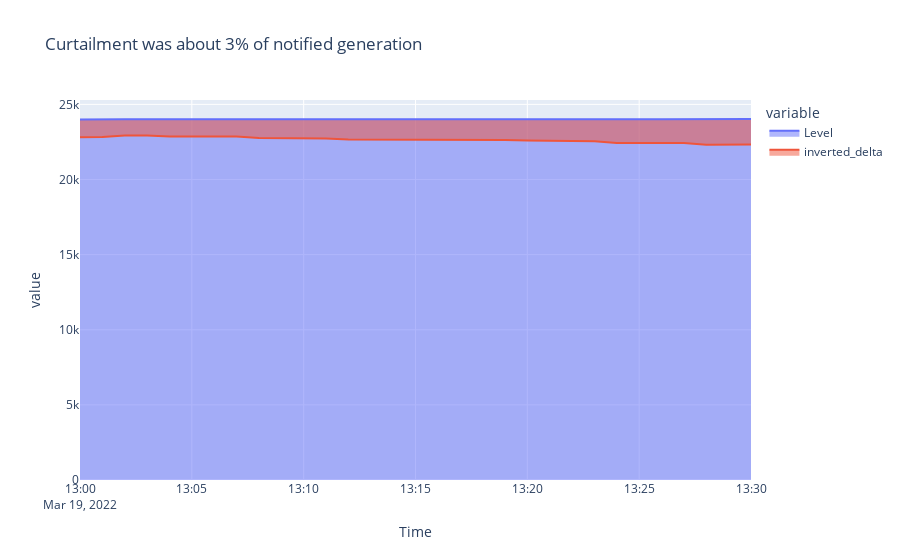

The code cell stored with this chart in its notebook:
### Code cell
px.area(
    df_generation_with_curtailment,
    y=["Level", "inverted_delta"],
    title="Curtailment was about 3% of notified generation",
)

### Figure 1 — Plotly figure (JSON) as saved in the notebook; plotly's stock layout.template omitted (floating-point values rounded to 4 significant figures)
{"data": [{"fillpattern": {"shape": ""}, "hovertemplate": "variable=Level<br>Time=%{x}<br>value=%{y}<extra></extra>", "legendgroup": "Level", "line": {"color": "#636efa"}, "marker": {"symbol": "circle"}, "mode": "lines", "name": "Level", "orientation": "v", "showlegend": true, "stackgroup": "1", "type": "scatter", "x": ["2022-03-19T13:00:00", "2022-03-19T13:01:00", "2022-03-19T13:02:00", "2022-03-19T13:03:00", "2022-03-19T13:04:00", "2022-03-19T13:05:00", "2022-03-19T13:06:00", "2022-03-19T13:07:00", "2022-03-19T13:08:00", "2022-03-19T13:09:00", "2022-03-19T13:10:00", "2022-03-19T13:11:00", "2022-03-19T13:12:00", "2022-03-19T13:13:00", "2022-03-19T13:14:00", "2022-03-19T13:15:00", "2022-03-19T13:16:00", "2022-03-19T13:17:00", "2022-03-19T13:18:00", "2022-03-19T13:19:00", "2022-03-19T13:20:00", "2022-03-19T13:21:00", "2022-03-19T13:22:00", "2022-03-19T13:23:00", "2022-03-19T13:24:00", "2022-03-19T13:25:00", "2022-03-19T13:26:00", "2022-03-19T13:27:00", "2022-03-19T13:28:00", "2022-03-19T13:29:00", "2022-03-19T13:30:00"], "xaxis": "x", "y": [23990, 24020.0, 24020.0, 24020.0, 24020.0, 24020.0, 24020.0, 24020.0, 24020.0, 24020.0, 24020.0, 24020.0, 24020.0, 24020.0, 24020.0, 24015, 24010.0, 24010.0, 24010.0, 24010.0, 24010.0, 24013, 24010.0, 24010.0, 24012, 24010.0, 24010.0, 24010.0, 24010.0, 24010.0, 24026], "yaxis": "y"}, {"fillpattern": {"shape": ""}, "hovertemplate": "variable=inverted_delta<br>Time=%{x}<br>value=%{y}<extra></extra>", "legendgroup": "inverted_delta", "line": {"color": "#EF553B"}, "marker": {"symbol": "circle"}, "mode": "lines", "name": "inverted_delta", "orientation": "v", "showlegend": true, "stackgroup": "1", "type": "scatter", "x": ["2022-03-19T13:00:00", "2022-03-19T13:01:00", "2022-03-19T13:02:00", "2022-03-19T13:03:00", "2022-03-19T13:04:00", "2022-03-19T13:05:00", "2022-03-19T13:06:00", "2022-03-19T13:07:00", "2022-03-19T13:08:00", "2022-03-19T13:09:00", "2022-03-19T13:10:00", "2022-03-19T13:11:00", "2022-03-19T13:12:00", "2022-03-19T13:13:00", "2022-03-19T13:14:00", "2022-03-19T13:15:00", "2022-03-19T13:16:00", "2022-03-19T13:17:00", "2022-03-19T13:18:00", "2022-03-19T13:19:00", "2022-03-19T13:20:00", "2022-03-19T13:21:00", "2022-03-19T13:22:00", "2022-03-19T13:23:00", "2022-03-19T13:24:00", "2022-03-19T13:25:00", "2022-03-19T13:26:00", "2022-03-19T13:27:00", "2022-03-19T13:28:00", "2022-03-19T13:29:00", "2022-03-19T13:30:00"], "xaxis": "x", "y": [-1186, -1186.0, -1086.0, -1087.0, -1151.0, -1152, -1153.0, -1153.0, -1253.0, -1253.0, -1254, -1288.0, -1352.0, -1353.0, -1353.0, -1377, -1378.0, -1378.0, -1379.0, -1379.0, -1423, -1424.0, -1434.0, -1463.0, -1579.0, -1580, -1581.0, -1581.0, -1691.0, -1675.0, -1696], "yaxis": "y"}], "layout": {"legend": {"title": {"text": "variable"}, "tracegroupgap": 0}, "title": {"text": "Curtailment was about 3% of notified generation"}, "xaxis": {"anchor": "y", "domain": [0, 1], "title": {"text": "Time"}}, "yaxis": {"anchor": "x", "domain": [0, 1], "title": {"text": "value"}}}}
